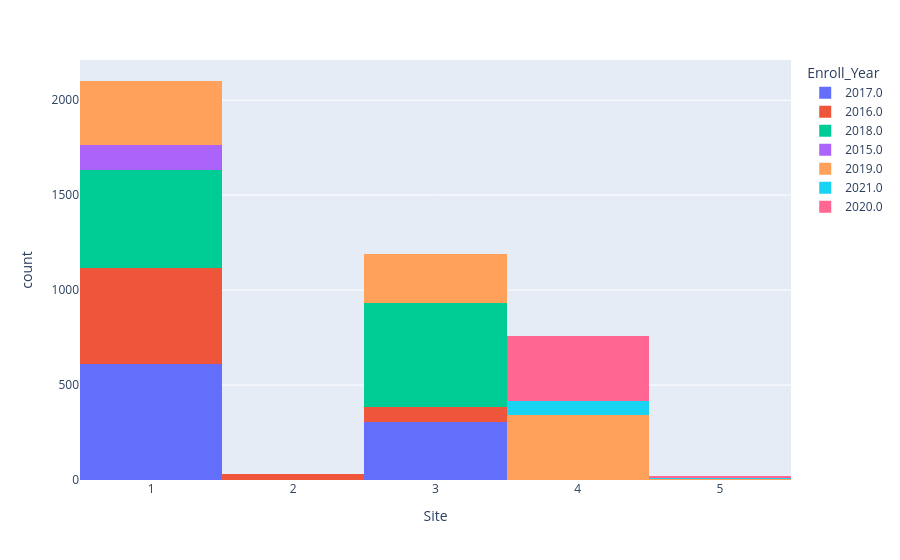

The cell this chart's notebook holds for it:
### Markdown cell above
## Majority of samples were collected in study site 1

### Code cell
fig = px.histogram(df, x="Site", color="Enroll_Year", nbins=5)
fig.show()

### Figure 1 — Plotly figure (JSON) as saved in the notebook; plotly's stock layout.template omitted (floating-point values rounded to 4 significant figures; data arrays with more than 128 entries replaced by an {"elided": "..."} marker saying what was removed)
{"data": [{"alignmentgroup": "True", "bingroup": "x", "hovertemplate": "Enroll_Year=2017.0<br>Site=%{x}<br>count=%{y}<extra></extra>", "legendgroup": "2017.0", "marker": {"color": "#636efa", "pattern": {"shape": ""}}, "name": "2017.0", "nbinsx": 5, "offsetgroup": "2017.0", "orientation": "v", "showlegend": true, "type": "histogram", "x": {"elided": "919 int values"}, "xaxis": "x", "yaxis": "y"}, {"alignmentgroup": "True", "bingroup": "x", "hovertemplate": "Enroll_Year=2016.0<br>Site=%{x}<br>count=%{y}<extra></extra>", "legendgroup": "2016.0", "marker": {"color": "#EF553B", "pattern": {"shape": ""}}, "name": "2016.0", "nbinsx": 5, "offsetgroup": "2016.0", "orientation": "v", "showlegend": true, "type": "histogram", "x": {"elided": "608 int values"}, "xaxis": "x", "yaxis": "y"}, {"alignmentgroup": "True", "bingroup": "x", "hovertemplate": "Enroll_Year=2018.0<br>Site=%{x}<br>count=%{y}<extra></extra>", "legendgroup": "2018.0", "marker": {"color": "#00cc96", "pattern": {"shape": ""}}, "name": "2018.0", "nbinsx": 5, "offsetgroup": "2018.0", "orientation": "v", "showlegend": true, "type": "histogram", "x": {"elided": "1068 int values"}, "xaxis": "x", "yaxis": "y"}, {"alignmentgroup": "True", "bingroup": "x", "hovertemplate": "Enroll_Year=2015.0<br>Site=%{x}<br>count=%{y}<extra></extra>", "legendgroup": "2015.0", "marker": {"color": "#ab63fa", "pattern": {"shape": ""}}, "name": "2015.0", "nbinsx": 5, "offsetgroup": "2015.0", "orientation": "v", "showlegend": true, "type": "histogram", "x": {"elided": "133 int values"}, "xaxis": "x", "yaxis": "y"}, {"alignmentgroup": "True", "bingroup": "x", "hovertemplate": "Enroll_Year=2019.0<br>Site=%{x}<br>count=%{y}<extra></extra>", "legendgroup": "2019.0", "marker": {"color": "#FFA15A", "pattern": {"shape": ""}}, "name": "2019.0", "nbinsx": 5, "offsetgroup": "2019.0", "orientation": "v", "showlegend": true, "type": "histogram", "x": {"elided": "941 int values"}, "xaxis": "x", "yaxis": "y"}, {"alignmentgroup": "True", "bingroup": "x", "hovertemplate": "Enroll_Year=2021.0<br>Site=%{x}<br>count=%{y}<extra></extra>", "legendgroup": "2021.0", "marker": {"color": "#19d3f3", "pattern": {"shape": ""}}, "name": "2021.0", "nbinsx": 5, "offsetgroup": "2021.0", "orientation": "v", "showlegend": true, "type": "histogram", "x": [4, 4, 4, 4, 4, 4, 4, 4, 4, 4, 5, 4, 4, 4, 4, 4, 4, 4, 5, 4, 4, 4, 4, 4, 4, 4, 5, 4, 4, 4, 4, 4, 4, 4, 5, 4, 4, 4, 4, 4, 4, 4, 4, 4, 4, 4, 5, 4, 4, 4, 4, 4, 4, 4, 4, 4, 4, 4, 4, 4, 4, 4, 4, 4, 4, 4, 4, 4, 4, 4, 4, 4, 4, 4, 4, 4, 4, 4], "xaxis": "x", "yaxis": "y"}, {"alignmentgroup": "True", "bingroup": "x", "hovertemplate": "Enroll_Year=2020.0<br>Site=%{x}<br>count=%{y}<extra></extra>", "legendgroup": "2020.0", "marker": {"color": "#FF6692", "pattern": {"shape": ""}}, "name": "2020.0", "nbinsx": 5, "offsetgroup": "2020.0", "orientation": "v", "showlegend": true, "type": "histogram", "x": {"elided": "359 int values"}, "xaxis": "x", "yaxis": "y"}], "layout": {"barmode": "relative", "legend": {"title": {"text": "Enroll_Year"}, "tracegroupgap": 0}, "margin": {"t": 60}, "xaxis": {"anchor": "y", "domain": [0, 1], "title": {"text": "Site"}}, "yaxis": {"anchor": "x", "domain": [0, 1], "title": {"text": "count"}}}}
